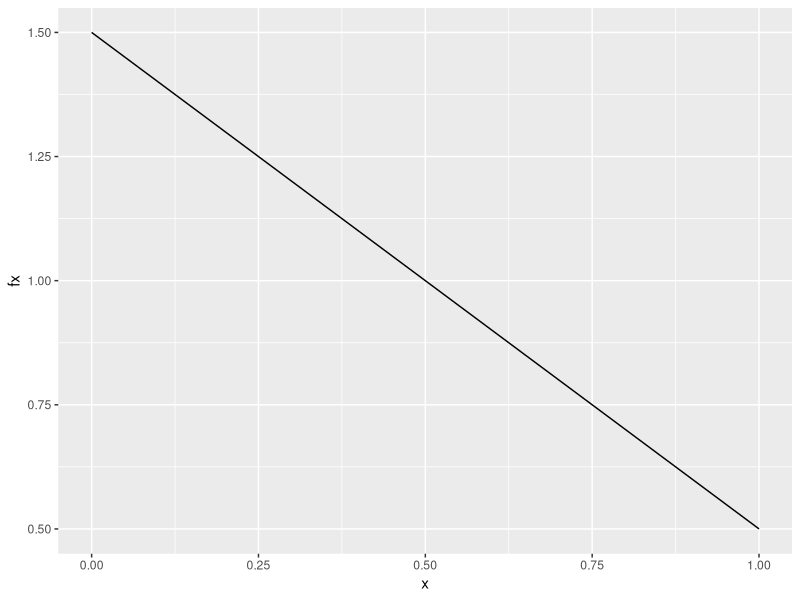
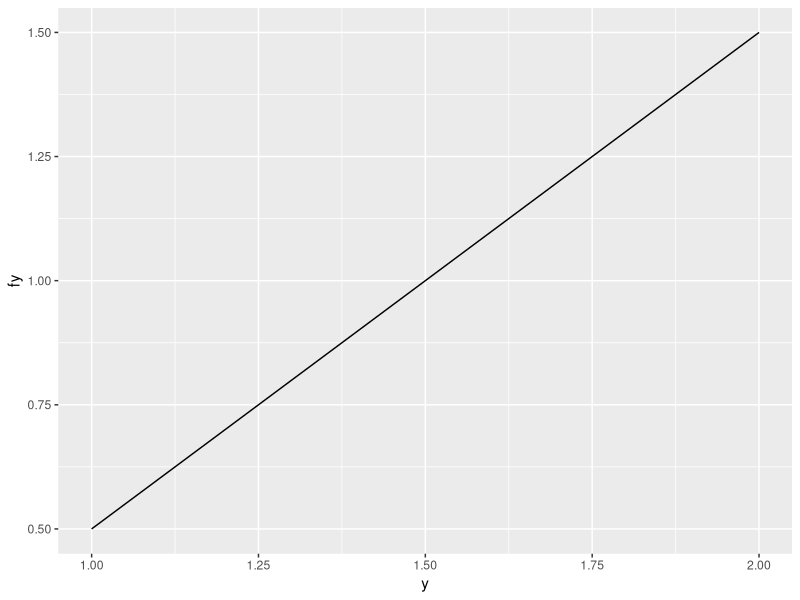

The R source for these figures, in order:
## ---- chunk 1
library(ggplot2)
x <- seq(0, 1, by = 0.05)
fx <- (3/2) - x
x.graph <- data.frame(cbind(x,fx))
ggplot(data = x.graph, aes(x = x, y=fx)) + geom_line()
## ---- chunk 2
y <- seq(1, 2, by = 0.05)
fy <- y - (1/2)
y.graph <- data.frame(cbind(y,fy))
ggplot(data = y.graph, aes(x = y, y=fy)) + geom_line()
## ---- chunk 3
obs <- c(7.3,6.1,3.8,8.4,6.9,7.1,5.3,8.2,4.9,5.8)
mean <- mean(obs);mean
s2 <- var(obs);s2 #population var
s2b <- sum((obs - mean)^2 / length(obs)); s2b #sample var
ci <- 2.16 * (sqrt(s2b) / sqrt(length(obs)));ci # +/- of ci
## ---- chunk 4
x <- exp(-1) - exp(-1.1);x
## ---- chunk 5
x <- exp(-100) - exp(-110);x
